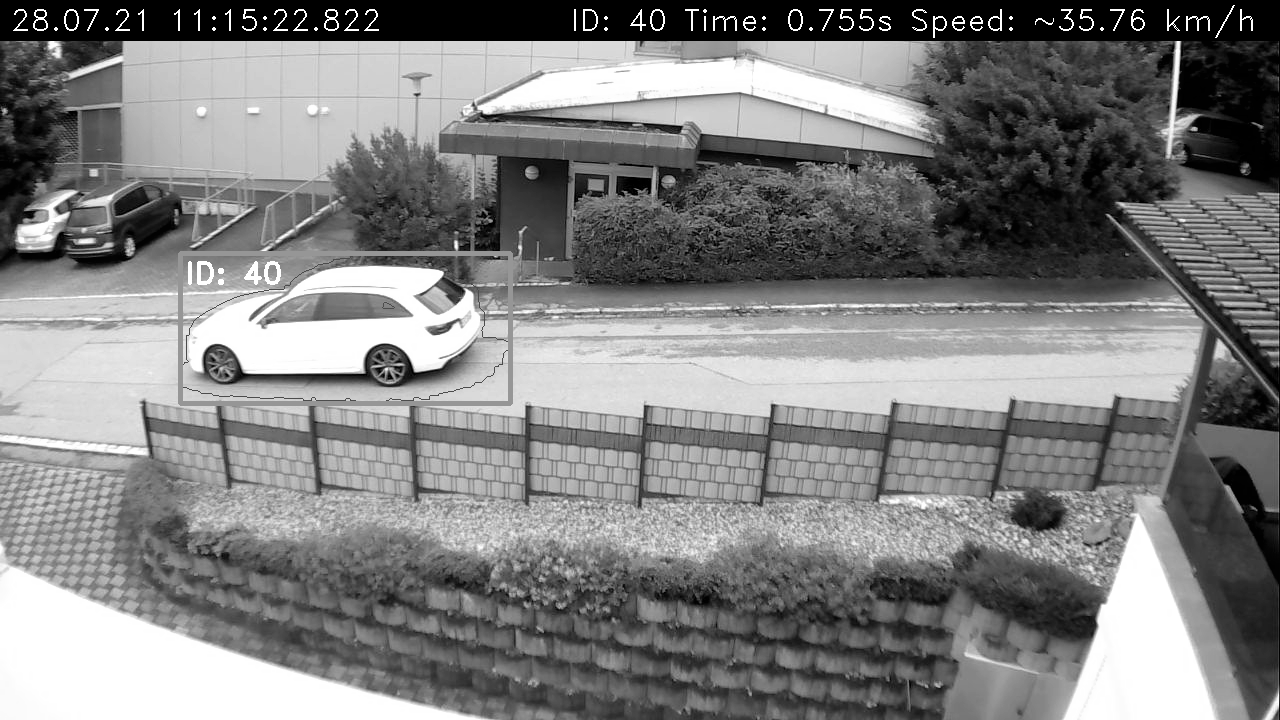
#> input picture blitzerfotos/28.07.21_11.15.22.822_ID40_35.76kmh.png, 1280 x 720 px, given in place of the camera
$ python OpenCV-Radarfalle.py
#> lines starting #> are read from the running program, lines starting #| are printed output that depends on the picture; after the words box and inside, x2 and y2 are one past the last pixel; in counts of white or black regions, pixels touching at a corner belong together
### tracker.py
import math


class EuclideanDistTracker:
    def __init__(self):
        # Store the center positions of the objects
        self.center_points = {}
        # Keep the count of the IDs
        # each time a new object id detected, the count will increase by one
        self.id_count = 0


    def update(self, objects_rect):
        # Objects boxes and ids
        objects_bbs_ids = []

        # Get center point of new object
        for rect in objects_rect:
            x, y, w, h = rect
            cx = (x + x + w) // 2
            cy = (y + y + h) // 2

            # Find out if that object was detected already
            same_object_detected = False
            for id, pt in self.center_points.items():
                dist = math.hypot(cx - pt[0], cy - pt[1])

                if dist < 100:
                    self.center_points[id] = (cx, cy)
                    #print(self.center_points)
                    objects_bbs_ids.append([x, y, w, h, id])
                    same_object_detected = True
                    break

            # New object is detected we assign the ID to that object
            if same_object_detected is False:
                self.center_points[self.id_count] = (cx, cy)
                objects_bbs_ids.append([x, y, w, h, self.id_count])
                self.id_count += 1

        # Clean the dictionary by center points to remove IDS not used anymore
        new_center_points = {}
        for obj_bb_id in objects_bbs_ids:
            _, _, _, _, object_id = obj_bb_id
            center = self.center_points[object_id]
            new_center_points[object_id] = center

        # Update dictionary with IDs not used removed
        self.center_points = new_center_points.copy()
        return objects_bbs_ids

### OpenCV-Radarfalle.py
import cv2
from datetime import datetime
from tracker import *
import requests
import numpy as np
import time
import threading


# [47 lines left out: functions uploadFoto, calcSpeed, not called in this run]


def main():
    print("Starting Blitzer ...")

    min_object_size = 6500
    max_object_count = 2
    gaussian_blur = 5
    measure_distance = 7.5
    measure_distance_tolerance = 0.8
    speed_limit = 30
    algo = "MOG2"
    videofile = False
    upload_picture = False


    if videofile:
        upload_picture = False
        print("Using prerecorded Video ...")
        cap = cv2.VideoCapture('videofile.mp4')

    else:
        print("Initializing webcam ...")
        cap = cv2.VideoCapture(0)


    cap.set(3, 1280)
    cap.set(4, 720)


    if algo == 'MOG2':
        print("Using MOG2 algorithm for movement detection\n")
        background_substractor = cv2.createBackgroundSubtractorMOG2(detectShadows=False,varThreshold=70)
    else:
        print("Using KNN algorithm for movement detection\n")
        background_substractor = cv2.createBackgroundSubtractorKNN()

    tracker = EuclideanDistTracker()


    letzte_messung = None
    letzte_messung_speed = None
    letzte_messung_toleranz = None

    geblizt_array = []
    geblizte_ids_rechts = []
    geblizte_ids_links = []
    gemessene_ids = []

    prev_frame_time = 0
    new_frame_time = 0

    while True:

        # Read frame and resize
        ret, frame = cap.read()
#> frame is the input picture: shape (720, 1280, 3); min 0, max 255, mean 128.3
        if not ret:
            break

        frame = cv2.resize(frame, (1280,720))

        # Convert frame to gray and apply blur
        gray = cv2.cvtColor(frame, cv2.COLOR_BGR2GRAY)
        gray = cv2.GaussianBlur(gray,(gaussian_blur,gaussian_blur),0)

        # Set up ignored areas by applying white rectangle
        cv2.rectangle (gray,(0,0),(1280,220),(230,230,230),-1)
        cv2.rectangle (gray,(0,450),(1280,720),(255,255,255),-1)
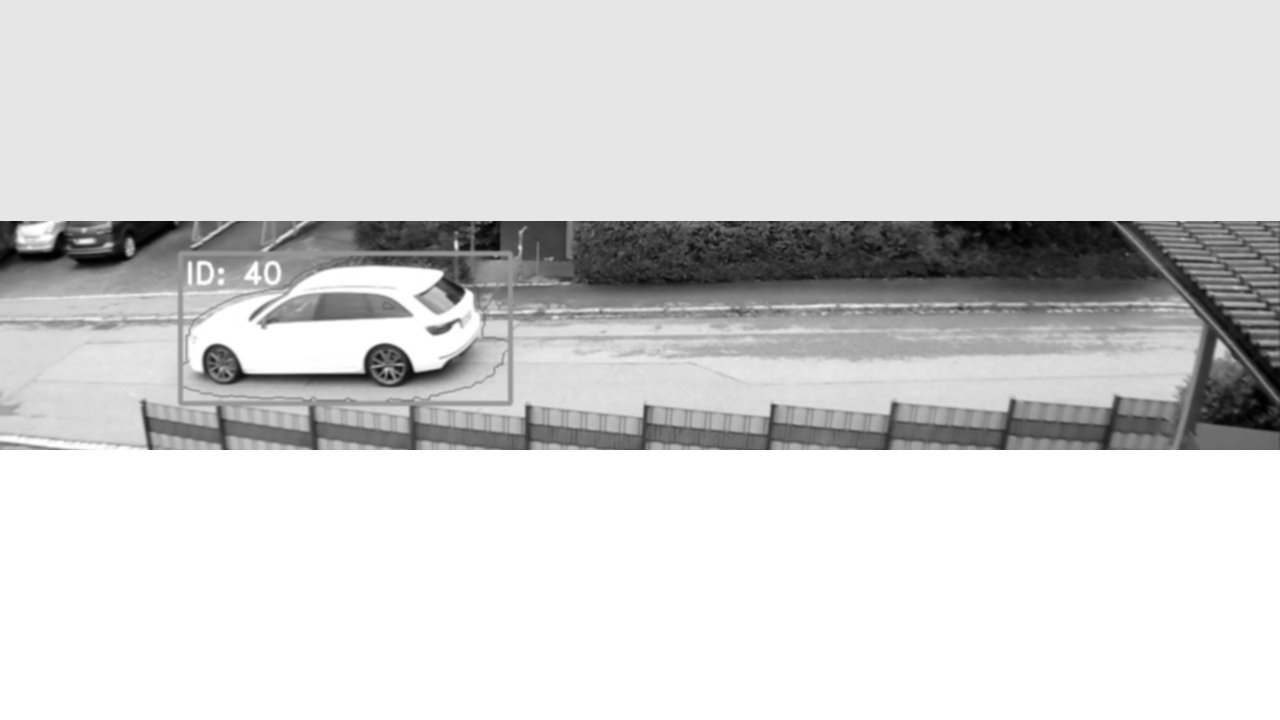
#> gray: shape (720, 1280); min 1, max 255, mean 212.5

        # Apply bg filtering
        mask = background_substractor.apply(gray)
#> mask: shape (720, 1280); every value is 255
        mask = cv2.dilate (mask, None, iterations = 4)

        # Find contours and sort by area size
        contours, _ = cv2.findContours(mask,cv2.RETR_TREE, cv2.CHAIN_APPROX_SIMPLE)
#> contours = [[[0, 0], [0, 719], [1279, 719], [1279, 0]]]
        contours = sorted(contours, key=lambda x: cv2.contourArea(x), reverse=True)

        # Store timestring for this frame
        now = datetime.now()
        dt_string = now.strftime("%d.%m.%y %H:%M:%S.%f")[:-3]
        dt_string_file = now.strftime("%d.%m.%y_%H.%M.%S.%f")[:-3]

        # Put timestamp on frame
        cv2.rectangle (frame,(0,0),(1279,40),(0,0,0),-1)
        cv2.putText(frame, dt_string, (10, 30), cv2.FONT_HERSHEY_DUPLEX, 1, (255, 255, 255), 1)

        detections = []

        # 1. Detect objects (only one. remove break to detect more)
        concount = 0
        for contour in contours:
            concount += 1
            area = cv2.contourArea(contour)

            cv2.drawContours(frame, [contour],-1, (0,0,255),1)
            if area > min_object_size:
                x, y, w, h = cv2.boundingRect(contour)
                detections.append([x, y, w, h])

            if concount >= max_object_count:
                break
#> this loop made 1 pass
#> (contour, concount, area, x, y, w, h) on pass 1: ([[0, 0], [0, 719], [1279, 719], [1279, 0]], 1, 919601, 0, 0, 1280, 720)
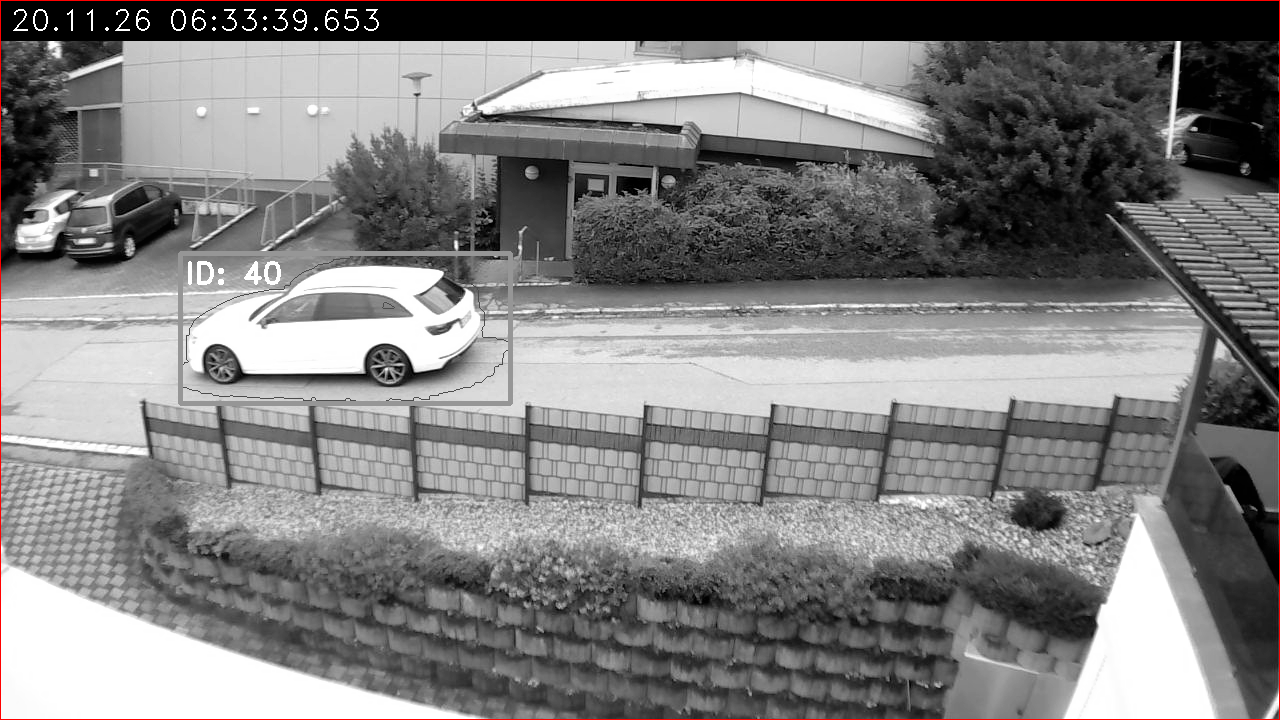
#> frame: shape (720, 1280, 3); mean B, G, R 127.3, 127.3, 128.4
#> after the loop, concount = 1; detections = [[0, 0, 1280, 720]]

        # 2. Track objects
        boxes_ids = tracker.update(detections)
#> the loop in update, `for rect in objects_rect:` made 1 pass
#> (x, y, w, h, cx, cy, self.id_count) on pass 1: (0, 0, 1280, 720, 640, 360, 1)
#> after the loop in update, `for rect in objects_rect:`: objects_bbs_ids = [[0, 0, 1280, 720, 0]]; self.center_points = {0: (640, 360)}; self.id_count = 1
#> the loop in update, `for obj_bb_id in objects_bbs_ids:` made 1 pass
#> (obj_bb_id, object_id, center) on pass 1: ([0, 0, 1280, 720, 0], 0, (640, 360))
#> after the loop in update, `for obj_bb_id in objects_bbs_ids:`: new_center_points = {0: (640, 360)}
#> boxes_ids = [[0, 0, 1280, 720, 0]]
        for box_id in boxes_ids:
            x, y, w, h, id = box_id

            # right flash
            if x >= 700 and x <= 735 and id not in geblizte_ids_rechts:

                geblizte_ids_rechts.append(id)
                geblizt_array.append([id,now,"right"])

                blitz_img = frame.copy()
                crop_img = blitz_img[y-50:y+h+50, x-50:x+w+50]

                cv2.putText(crop_img, dt_string, (5,25), cv2.FONT_HERSHEY_COMPLEX_SMALL, 1, (255, 255, 255), 1)
                cv2.imshow("Blitz Rechts", crop_img)
                print("\nBlitz Rechts. Objekt-ID: " + str(id))

                if not videofile:
                    cv2.imwrite("temp/fahrzeug_foto_rechts.png" , crop_img)


            # left flash
            if x >= 150 and x <= 185 and id not in geblizte_ids_links:

                geblizte_ids_links.append(id)
                geblizt_array.append([id, now , "left"])

                blitz_img = frame.copy()
                crop_img = blitz_img[y-50:y+h+50, x-50:x+w+50]

                cv2.putText(crop_img, dt_string, (5,25), cv2.FONT_HERSHEY_COMPLEX_SMALL, 1, (255, 255, 255), 1)
                cv2.imshow("Blitz Links", crop_img)
                print("\nBlitz Links. Objekt-ID: " + str(id))

                if not videofile:
                    cv2.imwrite("temp/fahrzeug_foto_links.png" , crop_img)

            cv2.putText(frame, "ID: " + str(id), (x + 5, y + 30), cv2.FONT_HERSHEY_DUPLEX, 1, (255, 255, 255), 2)
            cv2.rectangle(frame, (x, y), (x + w, y + h), (0, 255, 0), 3)
#> this loop made 1 pass
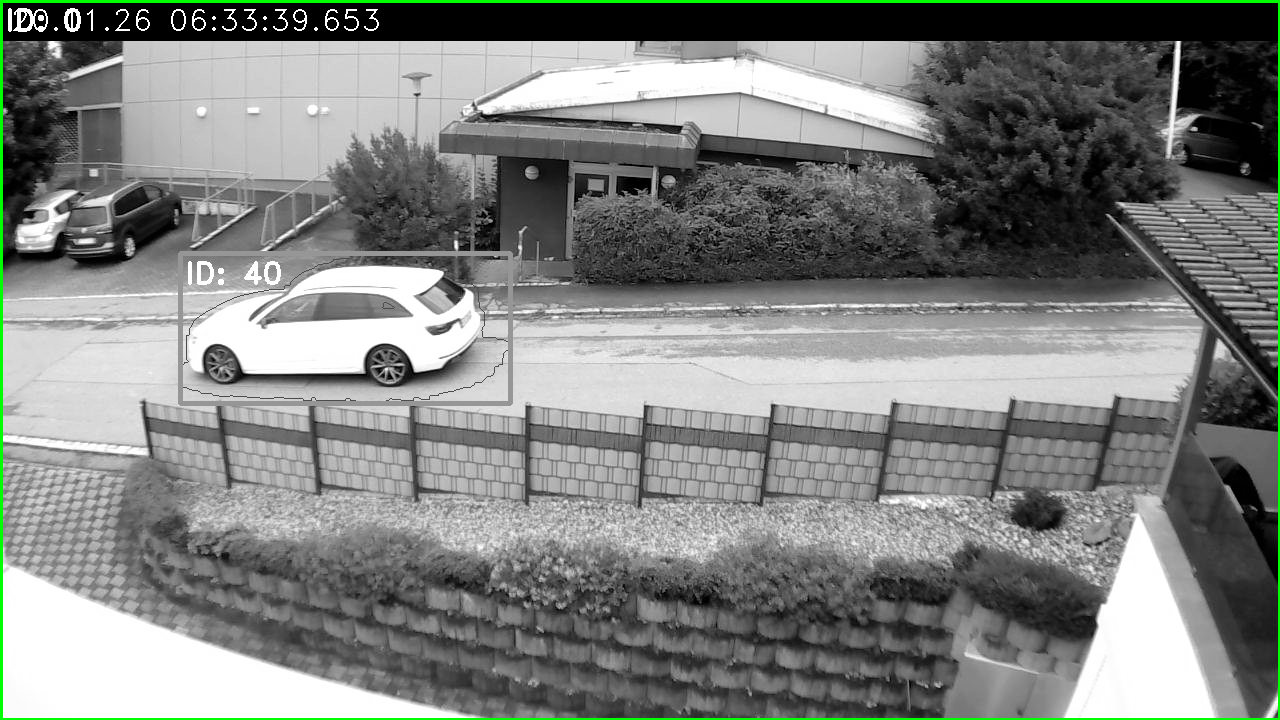
#> frame: shape (720, 1280, 3); 1.14% of pixels changed, all inside (x1, y1, x2, y2) = (0, 0, 1280, 720)
#> after the loop, geblizt_array = []; geblizte_ids_links = []; geblizte_ids_rechts = []

        # 3 Measure Objects - if id was flashed left and right AND was not measured before
        if id in geblizte_ids_links and id in geblizte_ids_rechts and id not in gemessene_ids:

            # Store id so it will not be measured again
            gemessene_ids.append(id)
            print("Das Fahrzeug (" + str(id) + ") wurde zweimal geblizt.")

            # Get both measurements for id
            relevante_messungen = []
            for messung in geblizt_array:
                if messung[0] == id:
                    relevante_messungen.append(messung)

            # If id was measured twice, calculate time and speed
            if len(relevante_messungen) == 2:

                delta = round(datetime.timestamp(relevante_messungen[1][1]) - datetime.timestamp(relevante_messungen[0][1]) , 3)
                speed , toleranz , netto = calcSpeed(measure_distance, delta , measure_distance_tolerance)

                letzte_messung = "ID: " + str(id)+" Time: " + str(round(delta,3 )) + "s Speed: ~"+ str(speed) +" km/h"
                letzte_messung_speed = speed
                letzte_messung_toleranz = toleranz

                use_fahrzeug_foto = ""

                if relevante_messungen[1][2] == "right":
                    print("Das Auto fuhr von Links nach Rechts.             Bergauf" )
                    use_fahrzeug_foto = "temp/fahrzeug_foto_links.png"
                elif relevante_messungen[1][2] == "left":
                    print("Das Auto fuhr von Rechts nach Links.             Bergab" )
                    use_fahrzeug_foto = "temp/fahrzeug_foto_rechts.png"

                print("Erfasste Fahrzeuge (gesamt):                     " + str(gemessene_ids))


                # Generate blitzerfoto
                blitzerfoto = frame.copy()
                cv2.putText(blitzerfoto,  letzte_messung, (570, 30), cv2.FONT_HERSHEY_DUPLEX, 1, (255, 255, 255), 1)
                blitzerfoto = cv2.cvtColor(blitzerfoto, cv2.COLOR_BGR2GRAY)
                blitzerfoto_small = cv2.resize(blitzerfoto, None, fx=0.48,fy=0.48)
                cv2.imshow("Blitzerfoto (komprimiert)", blitzerfoto_small)

                # Store pictures if webcam is used
                filename_blitzerfoto = dt_string_file + "_ID" +str(id)+ "_" + str(speed)+"kmh.png"
                filename_blitzerfoto_small = "blitzerfoto_small.png"

                if not videofile:
                    cv2.imwrite("blitzerfotos/" + filename_blitzerfoto, blitzerfoto)
                    cv2.imwrite("temp/" + filename_blitzerfoto_small, blitzerfoto_small)

                # Upload picture if flag is set
                if upload_picture:

                    path = "temp/" + filename_blitzerfoto_small
                    upl_thread_1 = threading.Thread(target=uploadFoto, args=(path, 'blitzerfoto' , speed, netto,))
                    print("Upload gestartet (Blitzerfoto) ...")
                    upl_thread_1.start()


                    path = use_fahrzeug_foto
                    upl_thread_2 = threading.Thread(target=uploadFoto, args=(path, 'fahrzeugfoto', ))
                    print("Upload gestartet (Fahrzeugfoto) ...")
                    upl_thread_2.start()


        # White ignore areas
        cv2.rectangle (frame,(0,0),(1279,220),(255,255,255),1)
        cv2.rectangle (frame,(0,450),(1279,719),(255,255,255),1)

        # Blue detection areas
        cv2.rectangle (frame,(150,220),(185,450),(200,0,0),2)
        cv2.rectangle (frame,(700,220),(735,450),(200,0,0),2)
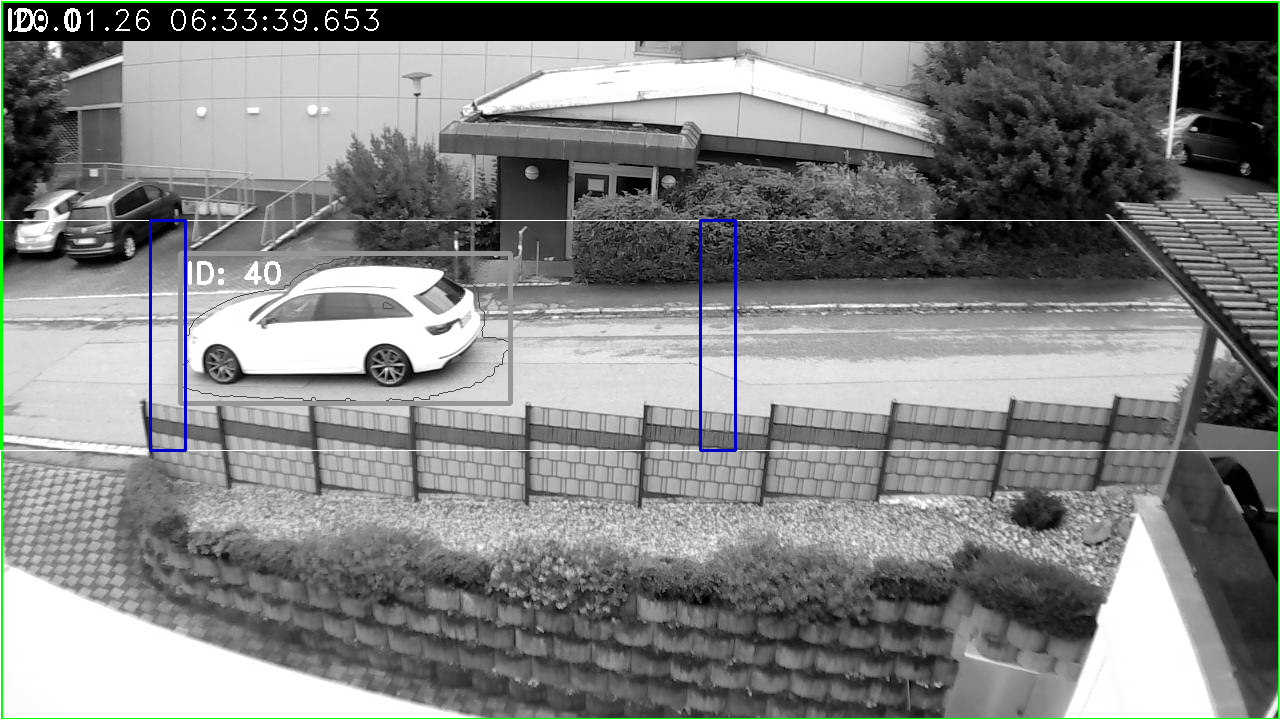
#> frame: shape (720, 1280, 3); mean B, G, R 128.4, 129.5, 127.7


        # Display colored circle if speed is above certain limit
        if letzte_messung is not None:
            cv2.putText(frame, letzte_messung, (570, 30), cv2.FONT_HERSHEY_DUPLEX, 1, (255, 255, 255), 1)
            if letzte_messung_speed > speed_limit:
                cv2.circle(frame, (1180,130), 50, (0,0,200), -1)
            else:
                cv2.circle(frame, (1180,130), 50, (0,200,0), -1)

        # Display FPS and thread count
        new_frame_time = time.time()
        fps = 1/(new_frame_time-prev_frame_time)
        prev_frame_time = new_frame_time
        fps_i = int(fps)
        fps = str(fps_i)

        cv2.putText(frame, "F" + fps, (485, 30), cv2.FONT_HERSHEY_DUPLEX, 1, (255, 255, 255), 1)
#> frame: shape (720, 1280, 3); 0.02% of pixels changed, all inside (x1, y1, x2, y2) = (489, 9, 521, 31)
        cv2.putText(frame, "T" + str(threading.active_count()), (430, 30), cv2.FONT_HERSHEY_DUPLEX, 1, (255, 255, 255), 1)
#> frame: shape (720, 1280, 3); mean B, G, R 128.5, 129.6, 127.8


        # Display frame and mask
        small_mask = cv2.resize(mask, None, fx=0.35,fy=0.35)
#> small_mask: shape (252, 448); every value is 255
        cv2.imshow("Masked Background", small_mask)
        cv2.imshow("VideoCapture", frame)


        key = None

        if videofile:
            key = cv2.waitKey(25)
        else:
            key = cv2.waitKey(1)
#> (key Esc is pressed here)


        if key == 27:
            break

    cap.release()
    cv2.destroyAllWindows()

if __name__ == '__main__':
    main()
